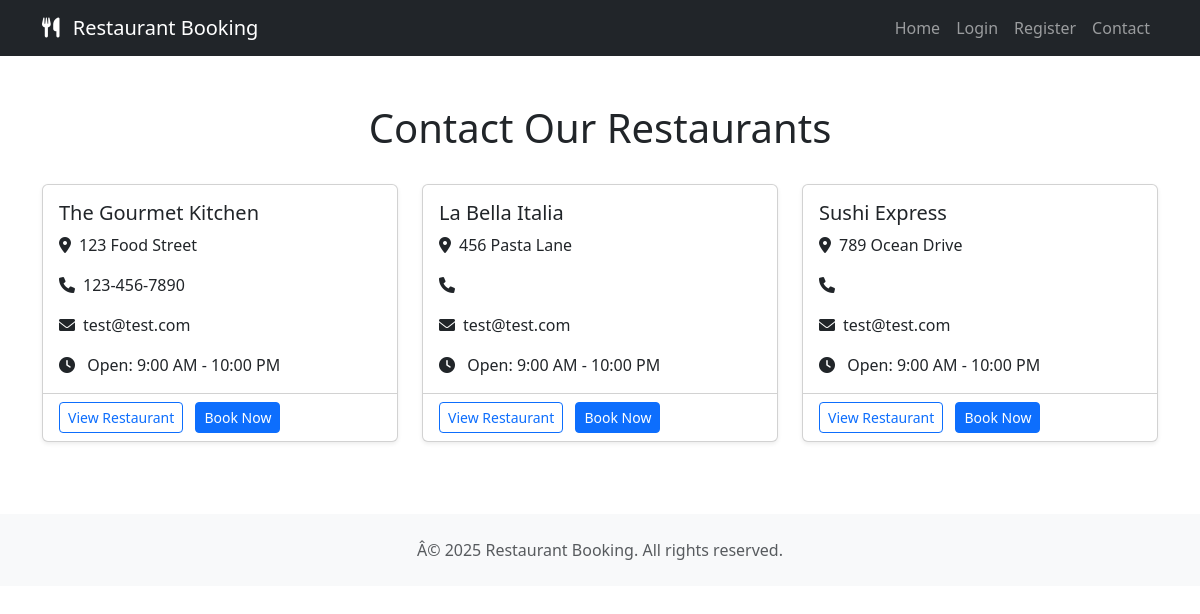
Page /contact/ on the earlier database version.
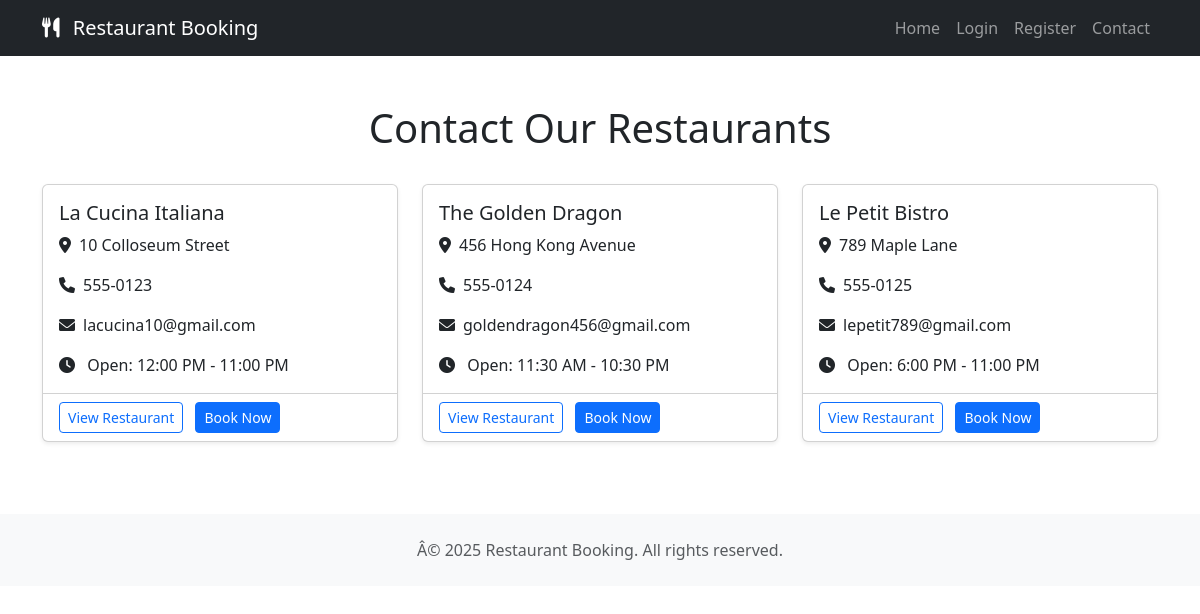
Same page on the later database version.
### restaurant/models.py (models this page shows, shortened)
class Restaurant(models.Model):
    name = models.CharField(max_length=100)
    address = models.CharField(max_length=200)
    description = models.TextField(blank=True)
    opening_time = models.TimeField(default=datetime.strptime('09:00', '%H:%M').time())
    closing_time = models.TimeField(default=datetime.strptime('22:00', '%H:%M').time())
    capacity = models.IntegerField(default=50)
    contact_number = models.CharField(max_length=20)
    email = models.EmailField()

### restaurant/views.py (the view)
# urls.py: path('contact/', views.contact, name='contact'),
def contact(request):
    restaurants = Restaurant.objects.all()
    return render(request, 'restaurant/contact.html', {
        'restaurants': restaurants
    })

### restaurant/templates/restaurant/contact.html
{% extends "base.html" %}
{% block content %}
<div class="container my-5">
    <div class="row">
        <div class="col-12 mb-4">
            <h1 class="text-center">Contact Our Restaurants</h1>
        </div>
        {% for restaurant in restaurants %}
        <div class="col-md-4 mb-4">
            <div class="card h-100 shadow-sm">
                <div class="card-body">
                    <h5 class="card-title">{{ restaurant.name }}</h5>
                    <p class="card-text">
                        <i class="fas fa-map-marker-alt me-2"></i>{{ restaurant.address }}
                    </p>
                    <p class="card-text">
                        <i class="fas fa-phone me-2"></i>{{ restaurant.contact_number }}
                    </p>
                    <p class="card-text">
                        <i class="fas fa-envelope me-2"></i>{{ restaurant.email }}
                    </p>
                    <p class="card-text">
                        <i class="fas fa-clock me-2"></i>
                        Open: {{ restaurant.opening_time|time:"g:i A" }} - {{ restaurant.closing_time|time:"g:i A" }}
                    </p>
                </div>
                <div class="card-footer bg-transparent">
                    <a href="{% url 'restaurant_detail' restaurant.id %}" class="btn btn-outline-primary btn-sm">
                        View Restaurant
                    </a>
                    <a href="{% url 'book_restaurant' restaurant.id %}" class="btn btn-primary btn-sm ms-2">
                        Book Now
                    </a>
                </div>
            </div>
        </div>
        {% endfor %}
    </div>
</div>
{% endblock %}

Differences in the rows shown:
removed Restaurant: name "The Gourmet Kitchen", address "123 Food Street", contact_number "123-456-7890", email "test@test.com", opening_time "9:00 AM", closing_time "10:00 PM"
removed Restaurant: name "La Bella Italia", address "456 Pasta Lane", email "test@test.com", opening_time "9:00 AM", closing_time "10:00 PM"
removed Restaurant: name "Sushi Express", address "789 Ocean Drive", email "test@test.com", opening_time "9:00 AM", closing_time "10:00 PM"
added Restaurant: name "La Cucina Italiana", address "10 Colloseum Street", contact_number "555-0123", email "lacucina10@gmail.com", opening_time "12:00 PM", closing_time "11:00 PM"
added Restaurant: name "The Golden Dragon", address "456 Hong Kong Avenue", contact_number "555-0124", email "goldendragon456@gmail.com", opening_time "11:30 AM", closing_time "10:30 PM"
added Restaurant: name "Le Petit Bistro", address "789 Maple Lane", contact_number "555-0125", email "lepetit789@gmail.com", opening_time "6:00 PM", closing_time "11:00 PM"
